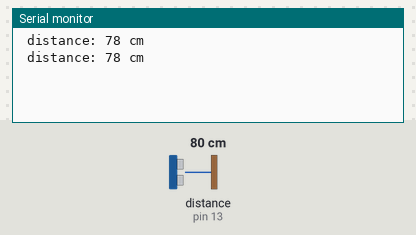
The sketch below on a simulated Arduino Uno, built with avr-gcc and run on an emulated ATmega328P. Parts: the last lines printed to the serial monitor. Wiring (inferred from the names in the program): ultrasonic range finder: trigger pin 12; echo pin 13. The inputs (shaded band) are chosen by the test bench; at power-on: distance to the obstacle (sensor on pin 13) 80 cm. The echo pulse lasts 58.3 µs per cm.

Above: at 2.8 s.
2.9 s: distance to the obstacle (sensor on pin 13) set to 2 cm
At 5.2 s:
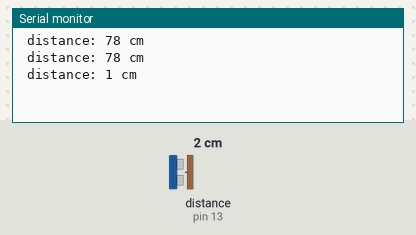
5.6 s: distance to the obstacle (sensor on pin 13) set to 4 cm
At 6.9 s:
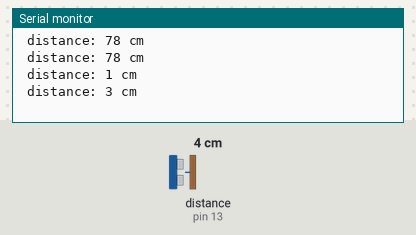
Timing chart, 0 to 8.6 s (numbered marks = the images above; inputs shaded):
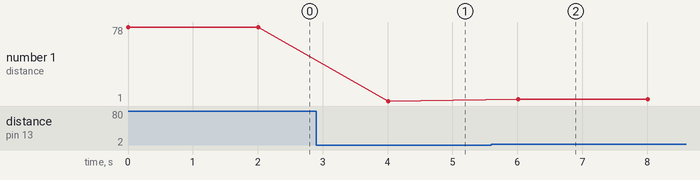

Measured:
- after the input at 2.9 s, the serial monitor: prints a new line after 1.1 s (image 1)
- after the input at 5.6 s, the serial monitor: prints a new line after 0.41 s (image 2)
- plotted number 1: 78 → 1 after the input at 2.9 s, 1 → 3 after the input at 5.6 s

The sketch:

distance.ino
```cpp
#define trig 12
#define echo 13

void setup(){
  Serial.begin(9600);
  pinMode(trig, OUTPUT);
  pinMode(echo, INPUT);
}

void loop(){
  long duration, distance;

  digitalWrite(trig, LOW);
  delayMicroseconds(2);

  digitalWrite(trig, HIGH);
  delayMicroseconds(10);
  digitalWrite(trig, LOW);

  duration= pulseIn(echo, HIGH);

  distance=(duration*0.034/2);

  Serial.print(" distance: ");
  Serial.print(distance);
  Serial.println(" cm");
  delay(2000);
}
```
